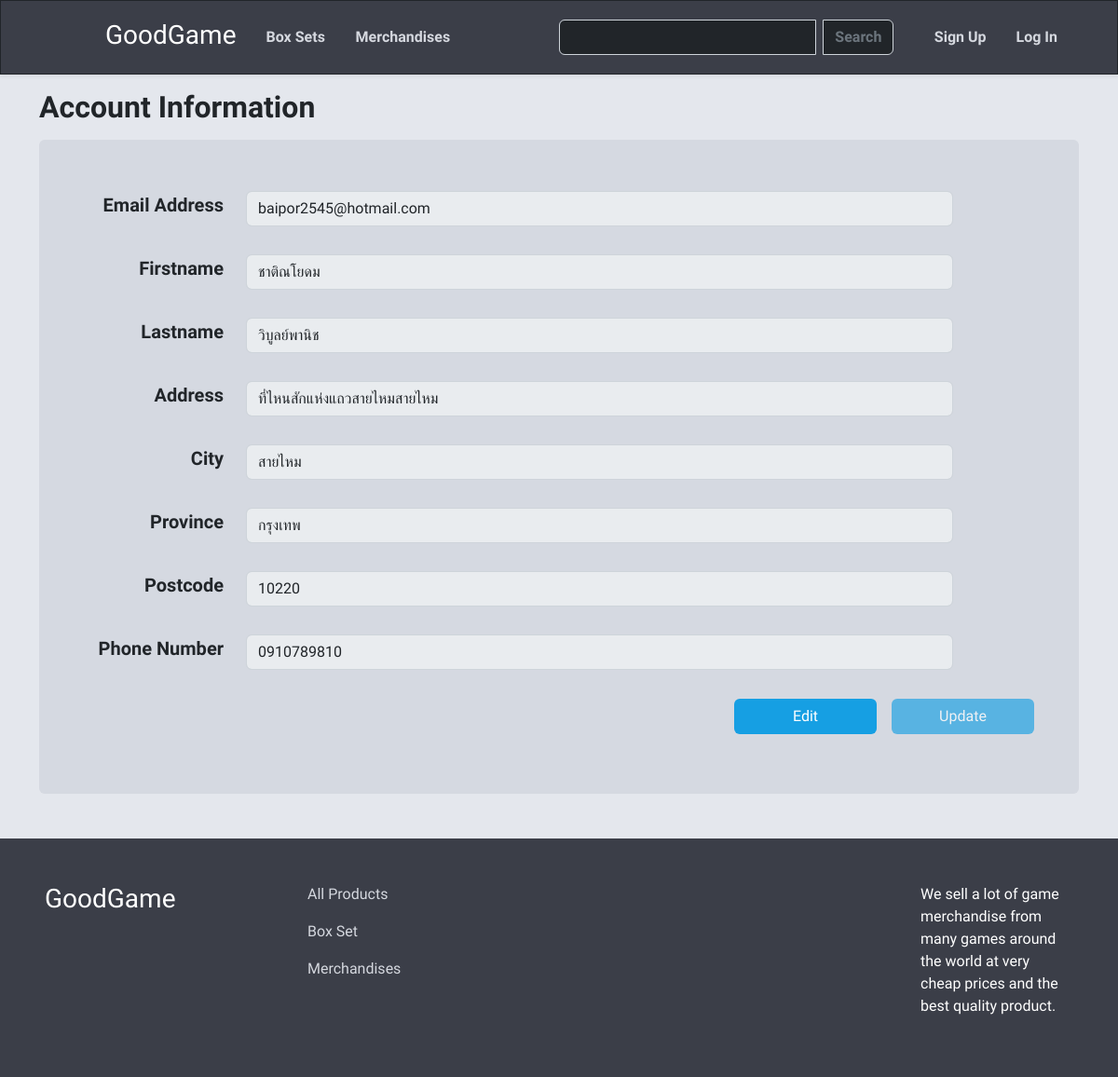
The app's page /user.php (signed in) with its own data.
### tables this page shows
CREATE TABLE "Customer" (
	"CustomerID"	INTEGER NOT NULL,
	"FirstName"	TEXT,
	"LastName"	TEXT,
	"Address"	TEXT,
	"City"	TEXT,
	"Province"	TEXT,
	"Postcode"	TEXT,
	"phonenumber"	TEXT,
	"Username"	TEXT,
	"Password"	TEXT,
	"Email"	TEXT,
	PRIMARY KEY("CustomerID" AUTOINCREMENT)
);

### user.php (the view, shortened to what this page needs)
<?php
include "navbar.php";
$sql = "SELECT * FROM Customer WHERE CustomerID =" . $_SESSION["ID"] . "";
$result = $db->query($sql);
?>
<html lang="en">
<head>
    <link rel="stylesheet" href="stylesuser.css">
    <link rel="stylesheet" href="stylesnavfoot.css">
</head>
<body>
    <?php
    while ($info = $result->fetchArray(SQLITE3_ASSOC)) {
        echo '<div class="container-fluid main-container">
        <div class="container">
            <h2 class="mt-3 mb-3 fw-bold">Account Information</h2>
            <div class="container account-div p-5 mb-5 rounded">
            <form action="' . htmlspecialchars($_SERVER["PHP_SELF"]) . '" method="post">
                <div class="row align-items-center mb-3">
                    <div class="col-2">
                        <h5 class="fw-bold text-end"><label for="infoemail" class="col-form-label">Email Address</label></h5>
                    </div>
                    <div class="col-9">
                        <input type="email" id="infoemail" class="form-control" value="' . $info["Email"] . '" disabled>
                    </div>
                </div>
                <div class="row align-items-center mb-3">
                    <div class="col-2">
                        <h5 class="fw-bold text-end"><label for="infofname" class="col-form-label">Firstname</label></h5>
                    </div>
                    <div class="col-9">
                        <input type="text" id="infofname" name="fname" class="form-control" value="' . $info["FirstName"] . '" disabled>
                    </div>
                </div>
                <div class="row align-items-center mb-3">
                    <div class="col-2">
                        <h5 class="fw-bold text-end"><label for="infolname" class="col-form-label">Lastname</label></h5>
                    </div>
                    <div class="col-9">
                        <input type="text" id="infolname" name="lname" class="form-control" value="' . $info["LastName"] . '" disabled>
                    </div>
                </div>
                <div class="row align-items-center mb-3">
                    <div class="col-2">
                        <h5 class="fw-bold text-end"><label for="infoaddress" class="col-form-label">Address</label></h5>
                    </div>
                    <div class="col-9">
                        <input type="text" id="infoaddress" name="address" class="form-control" value="' . $info["Address"] . '" disabled>
                    </div>
                </div>
                <div class="row align-items-center mb-3">
                    <div class="col-2">
                        <h5 class="fw-bold text-end"><label for="infocity" class="col-form-label">City</label></h5>
                    </div>
                    <div class="col-9">
                        <input type="text" id="infocity" name="city" class="form-control" value="' . $info["City"] . '" disabled>
                    </div>
                </div>
                <div class="row align-items-center mb-3">
                    <div class="col-2">
                        <h5 class="fw-bold text-end"><label for="infoprovince" class="col-form-label">Province</label></h5>
                    </div>
                    <div class="col-9">
                        <input type="text" id="infoprovince" name="province" class="form-control" value="' . $info["Province"] . '" disabled>
                    </div>
                </div>
                <div class="row align-items-center mb-3">
                    <div class="col-2">
                        <h5 class="fw-bold text-end"><label for="infopostcode" class="col-form-label">Postcode</label></h5>
                    </div>
                    <div class="col-9">
                        <input type="text" id="infopostcode" name="postcode" class="form-control" value="' . $info["Postcode"] . '" disabled>
                    </div>
                </div>
                <div class="row align-items-center mb-4">
                    <div class="col-2">
                        <h5 class="fw-bold text-end"><label for="infophone" class="col-form-label">Phone Number</label></h5>
                    </div>
                    <div class="col-9">
                        <input type="text" id="infophone" name="phone" class="form-control" value="' . $info["phonenumber"] . '" disabled>
                    </div>
                </div>
    <div class="d-flex justify-content-end">
        <button onclick="edit_info()" id="edit" class="btn btn-primary change-button me-3">Edit</button>
            <button type="submit" class="btn btn-primary change-button" id="submit" disabled>Update</button>
        </form>
        </div>
        </div>
        </div>
        </div>';
    } ?>
    <footer class="main-navbar">
        <div class="container-fluid p-5">
            <div class="row">
                <div class="col-3">
                    <h3><a class="nav-link text-white" href="index.php">GoodGame</a></h3>
                </div>
                <div class="col-7">
                    <a class="nav-link web-text-color pb-3" href="filter.php?filter_type=None">All Products</a>
                    <a class="nav-link web-text-color pb-3" href="filter.php?filter_type=Box Set">Box Set</a>
                    <a class="nav-link web-text-color pb-3" href="filter.php?filter_type=Merchandise">Merchandises</a>
                </div>
                <div class="col-2">
                    <p class="text-white">We sell a lot of game merchandise from many games around the world at very cheap prices and the best quality product.</p>
                </div>
            </div>
        </div>
    </footer>
</body>
</html>

### stylesnavfoot.css (style rules this page uses)
.web-text-color { color: rgba(213, 216, 223) !important; }
.main-navbar { background-color: rgba(59, 62, 72); }

### stylesuser.css (style rules this page uses)
body { font-family: 'Chakra Petch', sans-serif !important; }
.main-container { background-color: rgb(228, 231, 237); display: flex; min-height: 70%; }
.account-div { background-color: rgb(213, 217, 225) !important; }
.change-button { width: 15%; background-color: rgb(22, 159, 227) !important; border-color: transparent !important; }

### records on screen
customer: Email "baipor2545@hotmail.com", fname "ชาติณโยดม", lname "วิบูลย์พานิช", address "ที่ไหนสักแห่งแถวสายไหมสายไหม", city "สายไหม", province "กรุงเทพ", postcode "10220", phone "0910789810"
